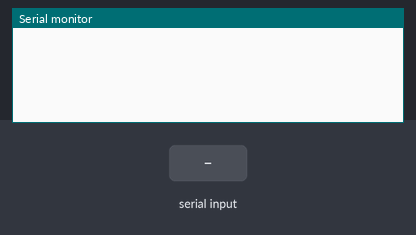
The sketch below on a simulated Arduino Uno, built with avr-gcc and run on an emulated ATmega328P. On the bench: the last lines printed to the serial monitor. Inputs (shaded band) come from the test bench.

Above: at 2.8 s.
2.9 s: "1" received over the second serial link
At 4.0 s:
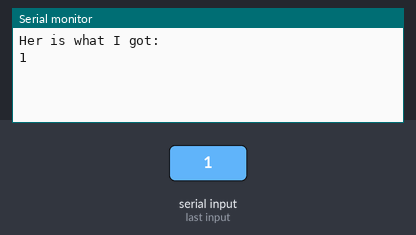
4.5 s: "0" received over the second serial link
At 5.6 s:
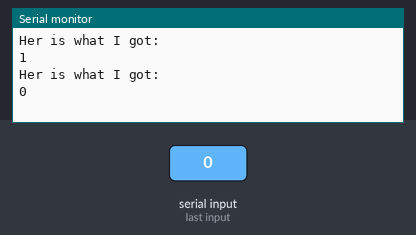
6.0 s: "2" received over the second serial link
At 7.5 s:
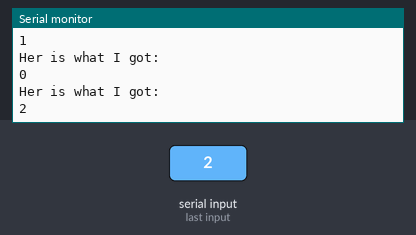

The sketch:

analog_read_temp.ino
```cpp
#include <SoftwareSerial.h>

SoftwareSerial mySerial(10, 11); // RX, TX
void setup()
{
  mySerial.begin(9600);     // opens serial port, sets data rate to 9600 bps
  Serial.begin(9600);
}

void loop() {
        if (mySerial.available())
        {
          char c = mySerial.read();
          Serial.println("Her is what I got: ");
          Serial.println(c);
        }
    delay(1000);               //waiting a second
}
```

Measured:
- after the input at 2.9 s, the serial monitor: prints a new line after 0.10 s (image 1)
- after the input at 4.5 s, the serial monitor: prints a new line after 0.52 s (image 2)
- after the input at 6.0 s, the serial monitor: prints a new line at once (image 3)
